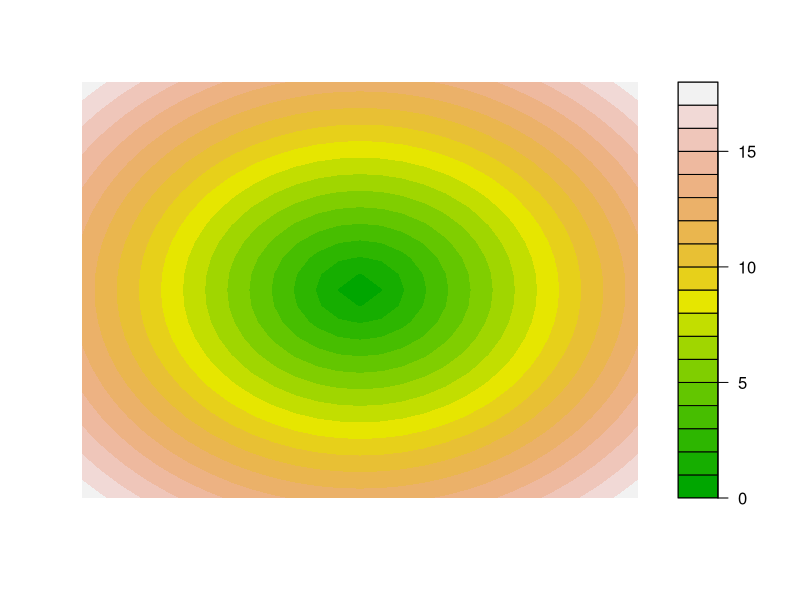
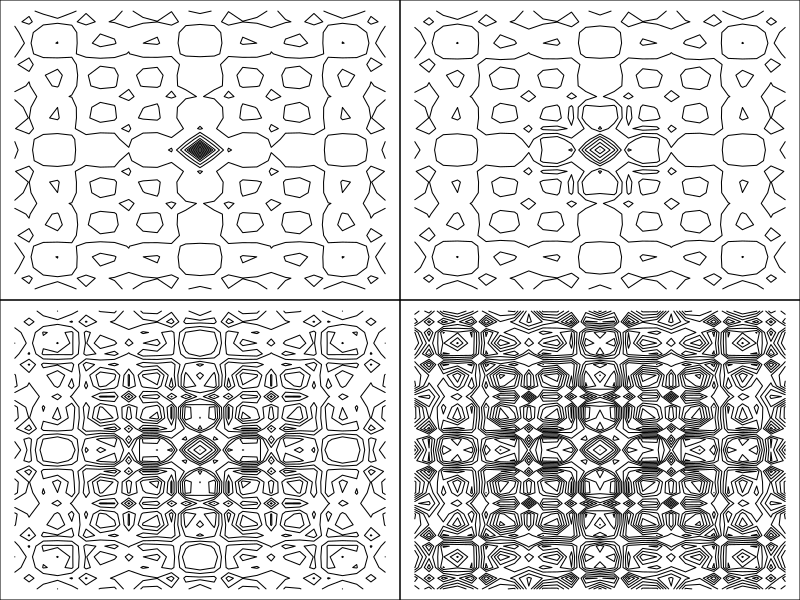
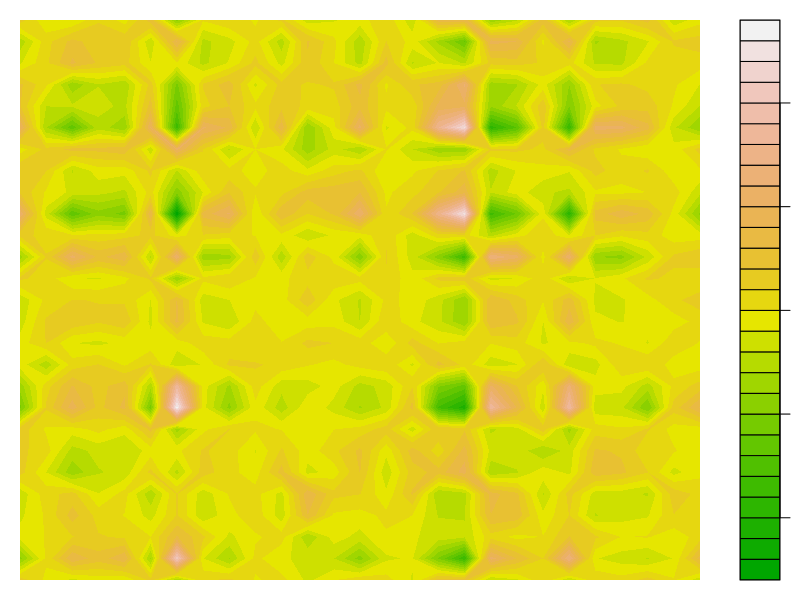

Reproduce these figures in R, in order.
# ------------------------------------------------------------------------------
# Matrices and contours
# Persian Rug Art
# ------------------------------------------------------------------------------
# outer is also possible as %o% compared to inner product %*%.
# also have kronecker
# ------------------------------------------------------------------------------
# Create vectors to provide the values for x and y calculations.
x <- y <- seq(-4*pi, 4*pi, len = 27)
# Calculate a function using the outer product of x and y and the function '+'.
r <- sqrt(outer(x^2, y^2, "+"))
# Visualise the values as a filled contour plot.
filled.contour(r, #axes = FALSE,
               color.palette = terrain.colors,
               frame.plot = FALSE, plot.axes = {})

# Run through a series of ordinary contour plots for different transformations.
par(mfrow = c(2, 2), mar = rep(0, 4))
for(f in pi^(0:3))
    contour(g <- cos(r^2)*exp(-r/f),
            drawlabels = FALSE, axes = FALSE, frame = TRUE)

# Try a random variable and solve it to see what we get.
par(mfrow=c(1, 1), mar=rep(1, 4))
s <- matrix(rbinom(27 * 27, size=10, prob=0.5), nrow=27, ncol=27)
t <- solve(s)
filled.contour(t, #axes = FALSE,
               color.palette = terrain.colors,
               frame.plot = FALSE, plot.axes = {})
